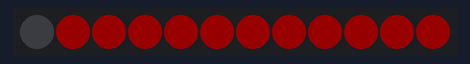
This sketch was run on a simulated Arduino Uno, built with avr-gcc and run on an emulated ATmega328P. Shown: 12 RGB LEDs in strip order, left to right. Dim RGB values are drawn brighter than linear.

Above: at 0.15 s.
At 5.53 s:
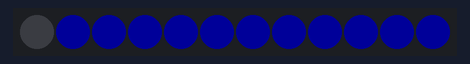

Measured:
- by itself, everything shown: repeats every 11.1 s, in 100 steps

The sketch:

sketch_jan11b.ino
```cpp
#include <Adafruit_NeoPixel.h>
#ifdef _AVR_
#include <avr/power.h>
#endif

int const NUM_PIXELS = 12;
int8_t const PIN = 13;
Adafruit_NeoPixel strip;
enum State {
  RedMovingDown,
  RedMovingUp,
  BlueMovingDown,
  BlueMovingUp
};
State myState = RedMovingDown;
int red = 255;
int blue = 0;


void setup() {
  // put your setup code here, to run once:
  strip = Adafruit_NeoPixel (NUM_PIXELS, PIN, NEO_GRB + NEO_KHZ800);
  strip.begin();
  strip.setBrightness(25);
  strip.show();

}

void loop() {
  // put your main code here, to run repeatedly:
  if (myState == RedMovingDown) {
    red--;
    if (red == 0) {
      myState = BlueMovingUp;
    }
  }
  else if (myState == BlueMovingUp) {
    blue++;
    if (blue == 255) {
      myState = BlueMovingDown;
    }
  }
  else if (myState == BlueMovingDown) {
    blue--;
    if (blue == 0) {
      myState = RedMovingUp;
    }
  }
  else if (myState == RedMovingUp) {
    red++;
    if (red == 255) {
      myState = RedMovingDown;
    }
  }

  delay(10);

  strip.setPixelColor(1, red, 0, blue);
  strip.setPixelColor(2, red, 0, blue);
  strip.setPixelColor(3, red, 0, blue);
  strip.setPixelColor(4, red, 0, blue);
  strip.setPixelColor(5, red, 0, blue);
  strip.setPixelColor(6, red, 0, blue);
  strip.setPixelColor(7, red, 0, blue);
  strip.setPixelColor(8, red, 0, blue);
  strip.setPixelColor(9, red, 0, blue);
  strip.setPixelColor(10, red, 0, blue);
  strip.setPixelColor(11, red, 0, blue);
  strip.show();

}
```
